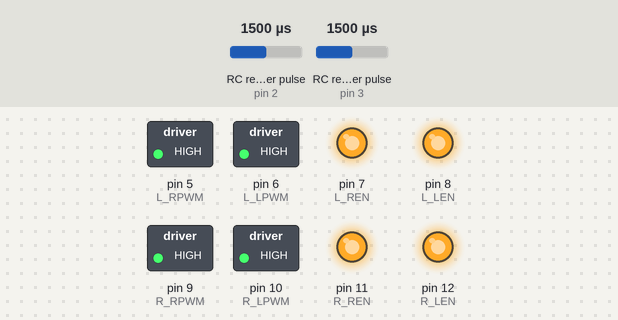
Recording of a sketch running on a simulated Arduino Uno, built with avr-gcc and run on an emulated ATmega328P. Shown: switched loads named in the sketch (green lamp = pin HIGH), output pins drawn as LEDs (lit = HIGH). Wiring (inferred from the names in the program): 2 × RC receiver channel: data pin 2 / data pin 3. The test bench sets the inputs (shaded band); at power-on: RC receiver pulse (sensors on pin 2, pin 3) 1500 µs.

Above: at 1.2 s.
1.3 s: RC receiver pulse (sensor on pin 2) set to 1477 µs
2.8 s: RC receiver pulse (sensor on pin 2) set to 1452 µs
At 3.4 s:
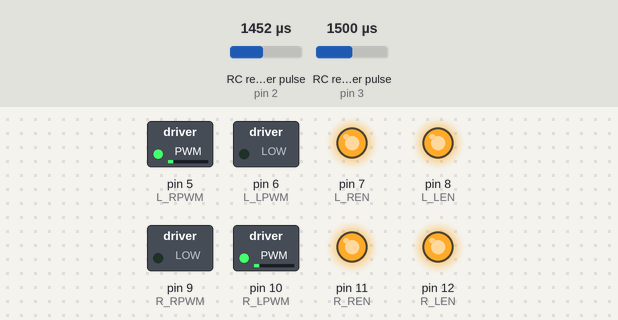
4.4 s: RC receiver pulse (sensor on pin 3) set to 1469 µs
At 4.8 s:
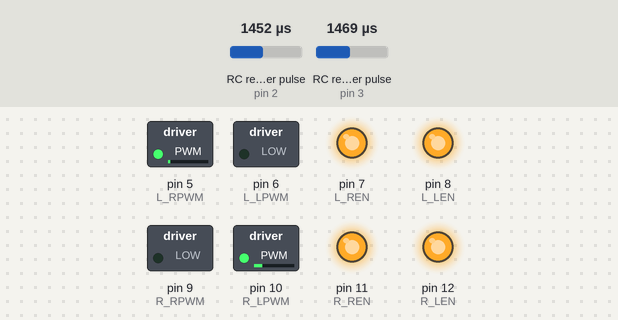
5.9 s: RC receiver pulse (sensor on pin 3) set to 1452 µs
At 6.4 s:
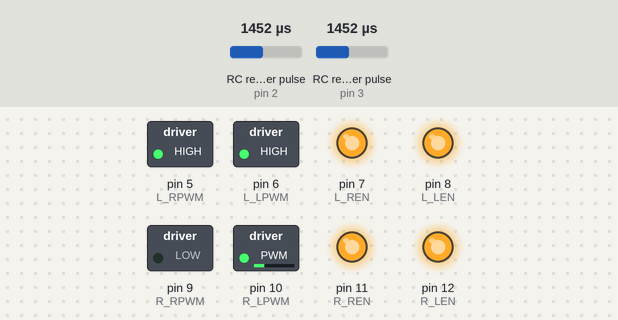
7.4 s: RC receiver pulse (sensor on pin 2) set to 1434 µs
At 8.6 s:
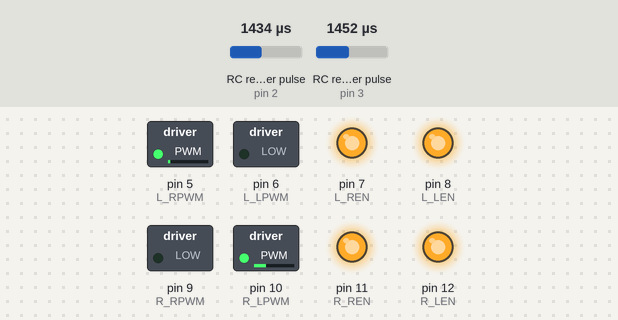
8.9 s: RC receiver pulse (sensor on pin 3) set to 1020 µs
At 10.5 s:
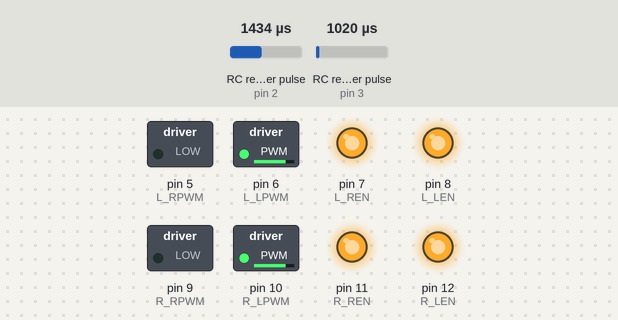
Timing chart, 0 to 12.0 s (numbered marks = the images above; inputs shaded):
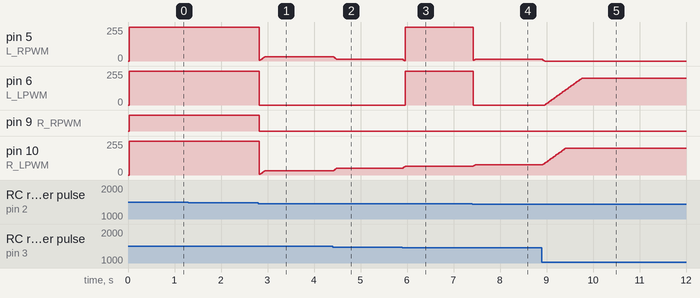

The sketch:

competition_final.ino
```cpp
// ============================================
// FINAL STABLE COMPETITION CODE
// Arduino UNO + 2 BTS7960
// TX Range: 1200 - 1800
// Steering inverted only
// ============================================

// Receiver pins
#define CH1_PIN 2   // Steering
#define CH2_PIN 3   // Throttle

// LEFT BTS
#define L_RPWM 5
#define L_LPWM 6
#define L_REN  7
#define L_LEN  8

// RIGHT BTS
#define R_RPWM 9
#define R_LPWM 10
#define R_REN  11
#define R_LEN  12

// Transmitter calibration
#define TX_MIN 1200
#define TX_MID 1500
#define TX_MAX 1800

// Control tuning
#define DEADZONE 30
#define MAX_PWM 200
#define RAMP_STEP 5
#define SIGNAL_TIMEOUT 100

unsigned long lastSignalTime = 0;

int leftOut = 0;
int rightOut = 0;
int targetLeft = 0;
int targetRight = 0;

void setup() {

  pinMode(CH1_PIN, INPUT);
  pinMode(CH2_PIN, INPUT);

  pinMode(L_RPWM, OUTPUT);
  pinMode(L_LPWM, OUTPUT);
  pinMode(L_REN, OUTPUT);
  pinMode(L_LEN, OUTPUT);

  pinMode(R_RPWM, OUTPUT);
  pinMode(R_LPWM, OUTPUT);
  pinMode(R_REN, OUTPUT);
  pinMode(R_LEN, OUTPUT);

  digitalWrite(L_REN, HIGH);
  digitalWrite(L_LEN, HIGH);
  digitalWrite(R_REN, HIGH);
  digitalWrite(R_LEN, HIGH);
}

void loop() {

  int ch1 = pulseIn(CH1_PIN, HIGH, 25000);
  int ch2 = pulseIn(CH2_PIN, HIGH, 25000);

  if (ch1 > 1000 && ch2 > 1000) {
    lastSignalTime = millis();

    int steer = -mapChannel(ch1);   // Steering inverted only
    int throttle = mapChannel(ch2);

    targetLeft  = throttle + steer;
    targetRight = throttle - steer;

    targetLeft  = constrain(targetLeft,  -MAX_PWM, MAX_PWM);
    targetRight = constrain(targetRight, -MAX_PWM, MAX_PWM);
  }

  // Failsafe
  if (millis() - lastSignalTime > SIGNAL_TIMEOUT) {
    targetLeft = 0;
    targetRight = 0;
  }

  leftOut  = ramp(leftOut,  targetLeft);
  rightOut = ramp(rightOut, targetRight);

  driveMotor(leftOut,  L_RPWM, L_LPWM);
  driveMotor(rightOut, R_RPWM, R_LPWM);
}

int mapChannel(int value) {

  if (value > TX_MID - DEADZONE && value < TX_MID + DEADZONE)
    return 0;

  if (value >= TX_MID)
    return map(value, TX_MID, TX_MAX, 0, MAX_PWM);
  else
    return map(value, TX_MIN, TX_MID, -MAX_PWM, 0);
}

int ramp(int current, int target) {
  if (current < target) {
    current += RAMP_STEP;
    if (current > target) current = target;
  }
  else if (current > target) {
    current -= RAMP_STEP;
    if (current < target) current = target;
  }
  return current;
}

void driveMotor(int value, int rpwm, int lpwm) {

  if (value > 0) {
    analogWrite(rpwm, value);
    analogWrite(lpwm, 0);
  }
  else if (value < 0) {
    analogWrite(rpwm, 0);
    analogWrite(lpwm, -value);
  }
  else {
    // Active brake
    digitalWrite(rpwm, HIGH);
    digitalWrite(lpwm, HIGH);
  }
}
```

Measured:
- the behaviour switches between 1470 and 1469 µs on RC receiver pulse (sensor on pin 2) (found by bisection; images 0 and 1)
- the behaviour switches between 1453 and 1452 µs on RC receiver pulse (sensor on pin 3) (found by bisection; images 2 and 3)
- the behaviour switches between 1451 and 1450 µs on RC receiver pulse (sensor on pin 2) (found by bisection; images 3 and 4)
- after the input at 1.3 s, every drawn part: stays the same
- after the input at 2.8 s, pin 5 (L_RPWM), pin 10 (R_LPWM): 255/255 → 32/255 at once; pin 6 (L_LPWM): 255/255 → 0/255 at once; pin 9 (R_RPWM): HIGH → LOW at once
- after the input at 4.4 s, pin 5 (L_RPWM): 32/255 → 12/255 at once; pin 10 (R_LPWM): 32/255 → 52/255 at once
- after the input at 5.9 s, pin 5 (L_RPWM): 12/255 → 255/255 at once; pin 6 (L_LPWM): 0/255 → 255/255 after 0.06 s; pin 10 (R_LPWM): 52/255 → 64/255 at once
- after the input at 7.4 s, pin 5 (L_RPWM): 255/255 → 12/255 at once; pin 6 (L_LPWM): 255/255 → 0/255 at once; pin 10 (R_LPWM): 64/255 → 76/255 at once
- after the input at 8.9 s, pin 5 (L_RPWM): 12/255 → 0/255 at once; pin 6 (L_LPWM): moves from 0/255 to 200/255 over 0.80 s, starting after 0.06 s; pin 10 (R_LPWM): moves from 76/255 to 200/255 over 0.48 s, starting at once
